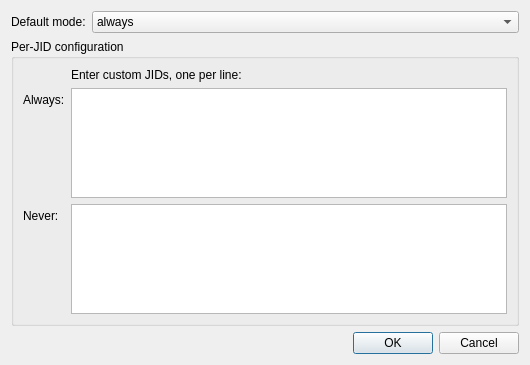
<?xml version="1.0" encoding="UTF-8"?>
<ui version="4.0">
 <class>Xep0313PrefsDialog</class>
 <widget class="QDialog" name="Xep0313PrefsDialog">
  <property name="geometry">
   <rect>
    <x>0</x>
    <y>0</y>
    <width>530</width>
    <height>365</height>
   </rect>
  </property>
  <property name="windowTitle">
   <string>Message archiving preferences</string>
  </property>
  <layout class="QVBoxLayout" name="verticalLayout">
   <item>
    <layout class="QFormLayout" name="formLayout">
     <item row="0" column="0">
      <widget class="QLabel" name="label">
       <property name="text">
        <string>Default mode:</string>
       </property>
      </widget>
     </item>
     <item row="0" column="1">
      <widget class="QComboBox" name="DefaultMode_">
       <item>
        <property name="text">
         <string>always</string>
        </property>
       </item>
       <item>
        <property name="text">
         <string>never</string>
        </property>
       </item>
       <item>
        <property name="text">
         <string>roster only</string>
        </property>
       </item>
      </widget>
     </item>
    </layout>
   </item>
   <item>
    <widget class="QGroupBox" name="groupBox">
     <property name="sizePolicy">
      <sizepolicy hsizetype="Preferred" vsizetype="Preferred">
       <horstretch>0</horstretch>
       <verstretch>1</verstretch>
      </sizepolicy>
     </property>
     <property name="title">
      <string>Per-JID configuration</string>
     </property>
     <layout class="QFormLayout" name="formLayout_2">
      <item row="1" column="0">
       <widget class="QLabel" name="label_2">
        <property name="text">
         <string>Always:</string>
        </property>
       </widget>
      </item>
      <item row="1" column="1">
       <widget class="QPlainTextEdit" name="Always_"/>
      </item>
      <item row="2" column="0">
       <widget class="QLabel" name="label_3">
        <property name="text">
         <string>Never:</string>
        </property>
       </widget>
      </item>
      <item row="2" column="1">
       <widget class="QPlainTextEdit" name="Never_"/>
      </item>
      <item row="0" column="1">
       <widget class="QLabel" name="label_4">
        <property name="text">
         <string>Enter custom JIDs, one per line:</string>
        </property>
       </widget>
      </item>
     </layout>
    </widget>
   </item>
   <item>
    <widget class="QDialogButtonBox" name="buttonBox">
     <property name="orientation">
      <enum>Qt::Horizontal</enum>
     </property>
     <property name="standardButtons">
      <set>QDialogButtonBox::Cancel|QDialogButtonBox::Ok</set>
     </property>
    </widget>
   </item>
  </layout>
 </widget>
 <resources/>
 <connections>
  <connection>
   <sender>buttonBox</sender>
   <signal>accepted()</signal>
   <receiver>Xep0313PrefsDialog</receiver>
   <slot>accept()</slot>
   <hints>
    <hint type="sourcelabel">
     <x>248</x>
     <y>254</y>
    </hint>
    <hint type="destinationlabel">
     <x>157</x>
     <y>274</y>
    </hint>
   </hints>
  </connection>
  <connection>
   <sender>buttonBox</sender>
   <signal>rejected()</signal>
   <receiver>Xep0313PrefsDialog</receiver>
   <slot>reject()</slot>
   <hints>
    <hint type="sourcelabel">
     <x>316</x>
     <y>260</y>
    </hint>
    <hint type="destinationlabel">
     <x>286</x>
     <y>274</y>
    </hint>
   </hints>
  </connection>
 </connections>
</ui>
